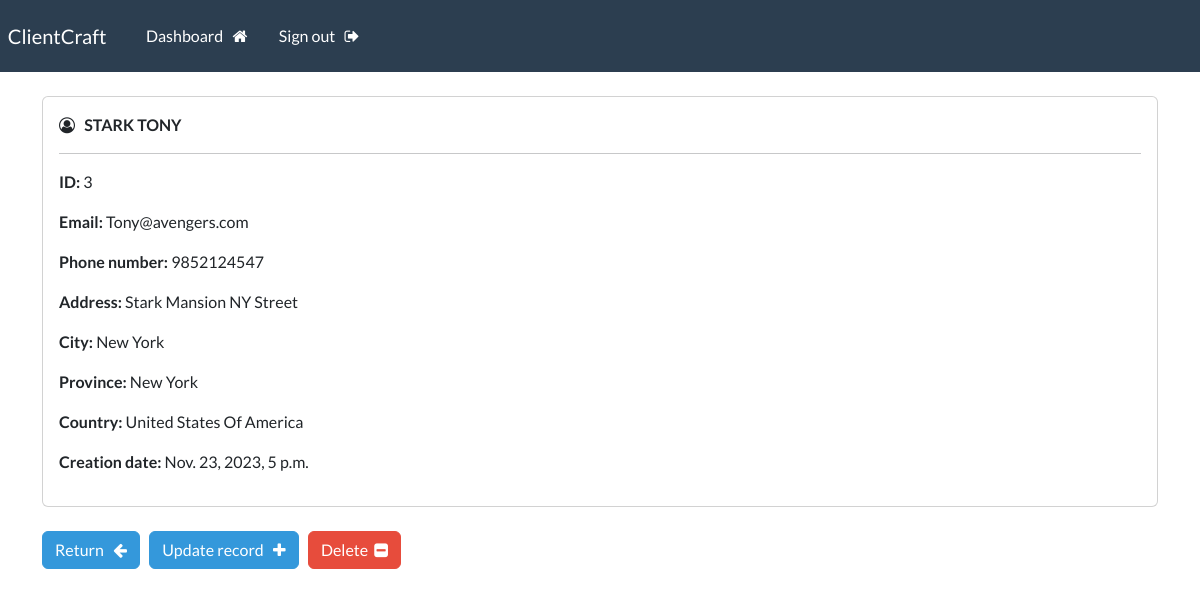
Screenshot of /record/3 (signed in) with the database file from the repository.
### web/models.py (models this page shows, shortened)
class Record(models.Model):
    creation_date = models.DateTimeField(auto_now_add=True)
    first_name = models.CharField(max_length=100)
    last_name = models.CharField(max_length=100)
    email = models.EmailField(max_length=255)
    phone_number = models.CharField(max_length=20)
    address = models.CharField(max_length=500)
    city = models.CharField(max_length=50)
    province = models.CharField(max_length=50)
    country = models.CharField(max_length=50)

### web/views.py (the view)
# urls.py: path('record/<int:pk>', views.singular_record, name="record"),
@csrf_protect
@login_required(login_url='my-login')
def singular_record(request, pk):
    all_records = Record.objects.get(id=pk)
    context = {'record':all_records}
    return render(request, 'view-record.html', context=context)

### web/templates/view-record.html (shortened to what this page needs)
{% extends 'base.html'%}
{% block content %}
<div class="card">
        <div class="card-body">
            <i class="fa fa-user-circle-o" aria-hidden="true"></i> &nbsp;
            <strong>
                {{record.last_name|upper}}
                {{record.first_name|upper}}
            </strong>
            <hr>
            <p> <strong> ID: </strong> {{record.id}} </p>
            <p> <strong> Email: </strong> {{record.email}} </p>
            <p> <strong> Phone number: </strong> {{record.phone_number}} </p>
            <p> <strong> Address: </strong> {{record.address}} </p>
            <p> <strong> City: </strong> {{record.city}} </p>
            <p> <strong> Province: </strong> {{record.province}} </p>
            <p> <strong> Country: </strong> {{record.country}} </p>
            <p> <strong> Creation date: </strong> {{record.creation_date}} </p>
        </div>
    </div>
    <br>
    <a href="{% url 'dashboard' %}" class="btn btn-info"> Return &nbsp; <i class="fa fa-arrow-left" aria-hidden="true"></i> </a>
    <a href="{% url 'update-record' record.id %}" class="btn btn-info"> Update record &nbsp; <i class="fa fa-plus" aria-hidden="true"></i> </a>
    <a href="{% url 'delete-record' record.id %}" class="btn btn-danger"> Delete &nbsp;<i class="fa fa-minus-square" aria-hidden="true"></i> </a>
{% endblock %}

### rows the page displays
Record: last_name "STARK", first_name "TONY", id "3", email "Tony@avengers.com", phone_number "9852124547", address "Stark Mansion NY Street", city "New York", province "New York", country "United States Of America", creation_date "Nov. 23, 2023, 5 p.m."
